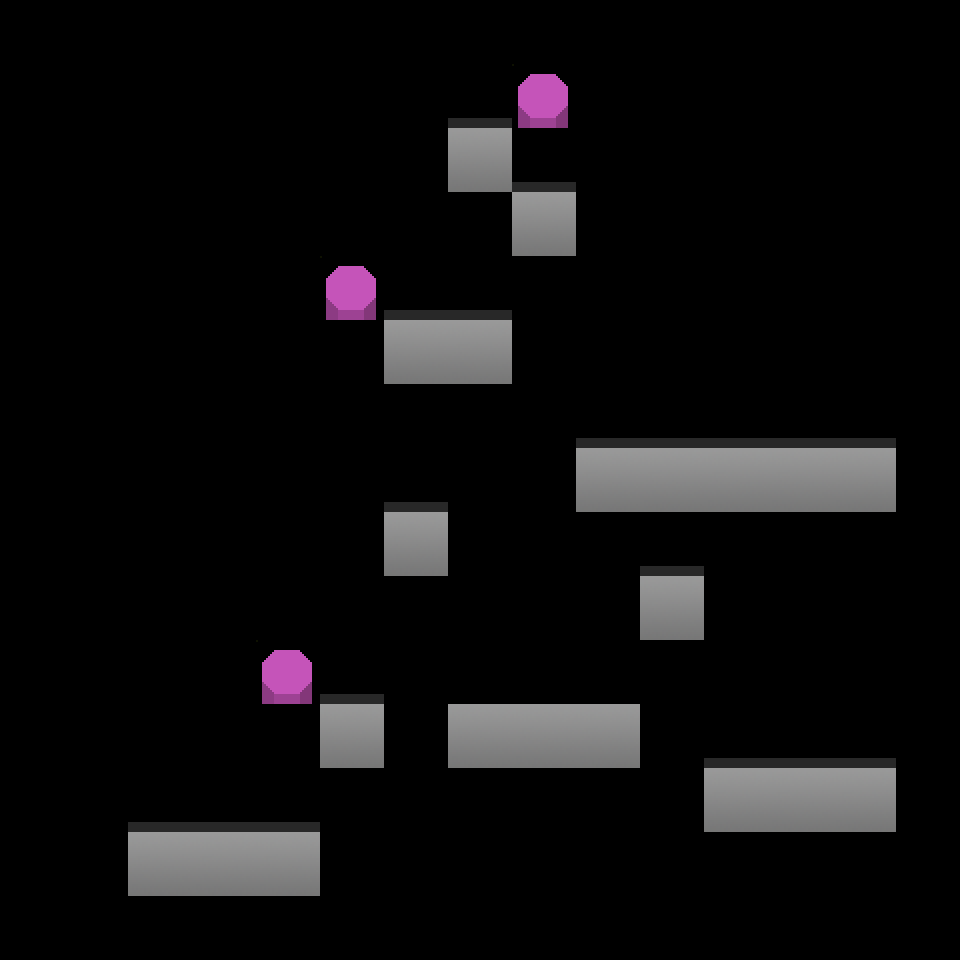

This game map was drawn from its Tiled (.tmx) file and the tilesets committed beside it. A one-line description and the trimmed map source follow:
An orthogonal 15x15 tile map with 64x64 px tiles, 4 tile layers (Ground, Interactible, Background, Pushable), 3 tilesets and 8 objects (3x Trigger, 3x ToggleBlock, StartPosition, EndPosition).

<map version="1.0" orientation="orthogonal" width="15" height="15" tilewidth="64" tileheight="64">
 <tileset firstgid="1" name="tileset" tilewidth="64" tileheight="64">
  <image source="images/tileset.png" width="256" height="128" />
 </tileset>
 <tileset firstgid="9" name="tileset2" tilewidth="64" tileheight="64">
  <image source="images/tileset2.png" width="320" height="128" />
 </tileset>
 <tileset firstgid="19" name="tileset2" tilewidth="64" tileheight="64">
  <image source="images/tileset2.png" width="320" height="128" />
 </tileset>
 <layer name="Ground" width="15" height="15">
  <data>[225 cells, 48 non-empty, 2 distinct tile ids]</data>
 </layer>
 <layer name="Interactible" width="15" height="15">
  <data>[225 cells, 0 non-empty, 0 distinct tile ids]</data>
 </layer>
 <objectgroup name="Start" width="15" height="15">
  <object name="StartPostition" type="StartPosition" x="130" y="768" width="64" height="64" />
 </objectgroup>
 <objectgroup name="Goal" width="15" height="15">
  <object name="EndPosition" type="EndPosition" x="832" y="384" width="64" height="64" />
 </objectgroup>
 <layer name="Background" width="15" height="15">
  <data>[225 cells, 21 non-empty, 1 distinct tile ids]</data>
 </layer>
 <layer name="Pushable" width="15" height="15">
  <data>[225 cells, 3 non-empty, 1 distinct tile ids]</data>
 </layer>
 <objectgroup name="Triggers" width="15" height="15">
  <object name="Trigger1" type="Trigger" gid="11" x="320" y="640" width="64" height="64">
   <properties>
    <property name="triggerId" value="light1" />
   </properties>
  </object>
  <object name="Trigger2" type="Trigger" gid="11" x="384" y="128" width="64" height="64">
   <properties>
    <property name="triggerId" value="light2" />
   </properties>
  </object>
  <object name="Trigger3" type="Trigger" gid="11" x="512" y="704" width="64" height="64">
   <properties>
    <property name="triggerId" value="light3" />
   </properties>
  </object>
 </objectgroup>
 <objectgroup name="Blocks" width="15" height="15">
  <object name="Block1" type="ToggleBlock" gid="9" x="384" y="192" width="64" height="64">
   <properties>
    <property name="triggerId" value="dark1" />
   </properties>
  </object>
  <object name="Block2" type="ToggleBlock" gid="9" x="448" y="704" width="64" height="64">
   <properties>
    <property name="triggerId" value="Dark2" />
   </properties>
  </object>
  <object name="Block3" type="ToggleBlock" gid="9" x="576" y="704" width="64" height="64">
   <properties>
    <property name="triggerId" value="dark3" />
   </properties>
  </object>
 </objectgroup>
</map>